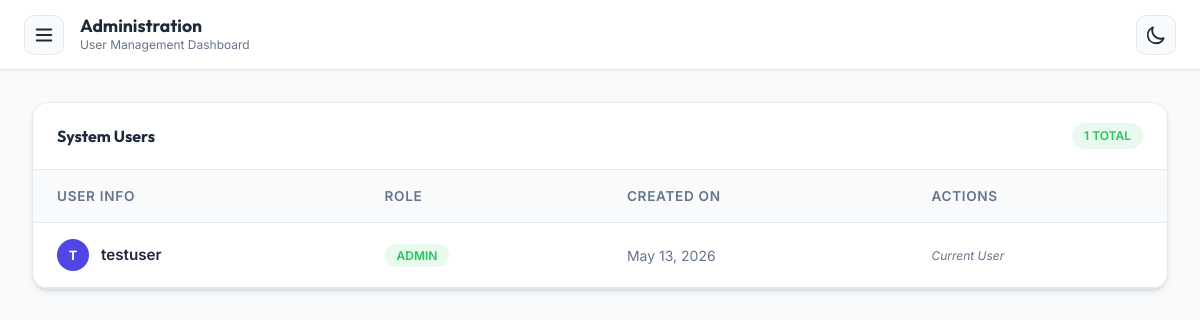
The app's page /users/users.php (signed in) with its own data.
### tables this page shows
CREATE TABLE `users` (
  `id` int(11) NOT NULL AUTO_INCREMENT,
  `username` varchar(50) NOT NULL,
  `password` varchar(255) NOT NULL,
  `role` enum('admin','staff') DEFAULT 'staff',
  `created_at` timestamp NOT NULL DEFAULT current_timestamp(),
  PRIMARY KEY (`id`),
  UNIQUE KEY `username` (`username`)
);

### auth/security.php (called while the page is built, shortened)
<?php
function e($string) {
    return htmlspecialchars($string, ENT_QUOTES, 'UTF-8');
}
?>

### users/users.php (the view, shortened to what this page needs)
<?php
require_once '../auth/security.php';
require_once '../includes/db_connection.php';
$stmt = $pdo->query("SELECT id, username, role, created_at FROM users ORDER BY created_at DESC");
$users = $stmt->fetchAll();
?>
<!DOCTYPE html>
<html lang="en">
<head>
    <link rel="stylesheet" href="../assets/css/style.css">
</head>
<body>
    <div class="app-wrapper">
        <div class="page-body">
            <header class="topnav">
                <div class="topnav-left">
                    <button class="hamburger" onclick="toggleSidebar()" title="Toggle Menu">
                        <svg width="22" height="22" fill="none" stroke="currentColor" viewBox="0 0 24 24"><path stroke-linecap="round" stroke-linejoin="round" stroke-width="2" d="M4 6h16M4 12h16M4 18h16"/></svg>
                    </button>
                    <div class="topnav-breadcrumb">
                        <span class="topnav-title">Administration</span>
                        <span class="topnav-sub">User Management Dashboard</span>
                    </div>
                </div>
                <div class="topnav-right">
                    <button class="hamburger" onclick="toggleTheme()" title="Toggle Dark Mode">
                        <svg id="theme-icon-moon" width="22" height="22" fill="none" stroke="currentColor" viewBox="0 0 24 24"><path stroke-linecap="round" stroke-linejoin="round" stroke-width="2" d="M20.354 15.354A9 9 0 018.646 3.646 9.003 9.003 0 0012 21a9.003 9.003 0 008.354-5.646z"/></svg>
                    </button>
                </div>
            </header>
            <main class="main-content">
                <div class="card">
                    <div class="card-header">
                        <h3 class="card-title">System Users</h3>
                        <span class="badge badge-success"><?php echo count($users); ?> Total</span>
                    </div>
                    <div class="table-container">
                        <table>
                            <thead>
                                <tr>
                                    <th>User Info</th>
                                    <th>Role</th>
                                    <th>Created On</th>
                                    <th>Actions</th>
                                </tr>
                            </thead>
                            <tbody>
                                <?php foreach ($users as $user): ?>
                                    <tr>
                                        <td>
                                            <div style="display: flex; align-items: center; gap: 0.75rem;">
                                                <div class="profile-avatar" style="width: 32px; height: 32px; font-size: 0.8rem;"><?php echo strtoupper(substr($user['username'], 0, 1)); ?></div>
                                                <div style="font-weight: 600; color: var(--text-main);"><?php echo e($user['username']); ?></div>
                                            </div>
                                        </td>
                                        <td>
                                            <span class="badge <?php echo $user['role'] === 'admin' ? 'badge-success' : 'badge-primary'; ?>">
                                                <?php echo ucfirst($user['role']); ?>
                                            </span>
                                        </td>
                                        <td style="color: var(--text-muted); font-size: 0.875rem;">
                                            <?php echo date('M d, Y', strtotime($user['created_at'])); ?>
                                        </td>
                                        <td>
                                            <?php if ($user['id'] !== $_SESSION['user_id']): ?>
                                                <a href="?delete=<?php echo $user['id']; ?>" class="btn btn-danger" style="padding: 0.4rem 0.8rem; font-size: 0.75rem; background: rgba(239, 68, 68, 0.1); color: var(--danger);" onclick="event.preventDefault(); showConfirm('Delete User?', 'Are you sure you want to remove this user account?', () => window.location.href = this.href);">Delete</a>
                                            <?php else: ?>
                                                <span style="font-size: 0.75rem; color: var(--text-muted); font-style: italic;">Current User</span>
                                            <?php endif; ?>
                                        </td>
                                    </tr>
                                <?php endforeach; ?>
                            </tbody>
                        </table>
                    </div>
                </div>
            </main>
        </div>
    </div>
</body>
</html>

### assets/css/style.css (style rules this page uses)
:root { --primary: #4f46e5; --primary-hover: #4338ca; --secondary: #10b981; --accent: #f59e0b; --danger: #ef4444; --warning: #facc15; --success: #22c55e; --background: #f8fafc; --surface: #ffffff; --text-main: #1e293b; --text-muted: #64748b; --border: #e2e8f0; --shadow-sm: 0 1px 2px 0 rgb(0 0 0 / 0.05); --shadow-md: 0 4px 6px -1px rgb(0 0 0 / 0.1), 0 2px 4px -2px rgb(0 0 0 / 0.1); --shadow-lg: 0 10px 15px -3px rgb(0 0 0 / 0.1), 0 4px 6px -4px rgb(0 0 0 / 0.1); --glass-bg: rgba(255, 255, 255, 0.7); --glass-border: rgba(255, 255, 255, 0.2); --card-bg: #ffffff; --nav-bg: #ffffff; }
* { margin: 0; padding: 0; box-sizing: border-box; }
body { font-family: 'Inter', -apple-system, BlinkMacSystemFont, 'Segoe UI', Roboto, sans-serif; background-color: var(--background); color: var(--text-main); margin: 0; line-height: 1.5; -webkit-font-smoothing: antialiased; overflow-x: hidden; transition: background-color 0.3s, color 0.3s; }
* { -ms-overflow-style: none; scrollbar-width: none; }
h1, h2, h3, h4 { font-family: 'Outfit', sans-serif; font-weight: 700; color: var(--text-main); }
.app-wrapper { display: flex; min-height: 100vh; width: 100%; }
.page-body { flex: 1; display: flex; flex-direction: column; min-height: 100vh; width: 100%; }
.topnav { height: 70px; background: var(--nav-bg); border-bottom: 1px solid var(--border); display: flex; align-items: center; justify-content: space-between; padding: 0 1.5rem; position: sticky; top: 0; z-index: 30; box-shadow: var(--shadow-sm); transition: background 0.3s; }
.topnav-left { display: flex; align-items: center; gap: 1rem; }
.topnav-breadcrumb { display: flex; flex-direction: column; }
.topnav-title { font-family: 'Outfit', sans-serif; font-size: 1.1rem; font-weight: 700; color: var(--text-main); line-height: 1.2; }
.topnav-sub { font-size: 0.75rem; color: var(--text-muted); }
.topnav-right { display: flex; align-items: center; gap: 1rem; }
.hamburger { width: 40px; height: 40px; border-radius: 0.625rem; background: var(--background); border: 1px solid var(--border); display: flex; align-items: center; justify-content: center; cursor: pointer; transition: all 0.2s; padding: 0; }
.hamburger svg { width: 22px; height: 22px; stroke: var(--text-main); transition: stroke 0.2s; }
.profile-avatar { width: 36px; height: 36px; background: var(--primary); color: white; border-radius: 50%; display: flex; align-items: center; justify-content: center; font-weight: 700; font-size: 0.9rem; }
.main-content { flex: 1; padding: 2rem; width: 100%; }
.card { background: var(--card-bg); border: 1px solid var(--border); border-radius: 1rem; box-shadow: var(--shadow-md); margin-bottom: 2rem; overflow: hidden; transition: background 0.3s, border-color 0.3s; }
.card-header { display: flex; align-items: center; justify-content: space-between; padding: 1.25rem 1.5rem; border-bottom: 1px solid var(--border); }
.card-title { font-size: 1rem; font-weight: 700; }
.table-container { overflow-x: auto; }
table { width: 100%; border-collapse: collapse; }
th { background: var(--background); padding: 1rem 1.5rem; font-weight: 600; font-size: 0.85rem; text-transform: uppercase; letter-spacing: 0.05em; color: var(--text-muted); border-bottom: 1px solid var(--border); text-align: left; }
td { padding: 1rem 1.5rem; border-bottom: 1px solid var(--border); font-size: 0.95rem; }
.badge { padding: 0.25rem 0.75rem; border-radius: 999px; font-size: 0.75rem; font-weight: 600; text-transform: uppercase; }
.badge-success { background: rgba(34, 197, 94, 0.1); color: var(--success); }
.main-content { animation: pageEntry 0.6s cubic-bezier(0.4, 0, 0.2, 1) forwards; will-change: opacity, transform; }

### records on screen
users: username "T", username "testuser", role "ADMIN", created_at "May 13, 2026", shows "Current User"

### other values on screen
count($users) "1"
